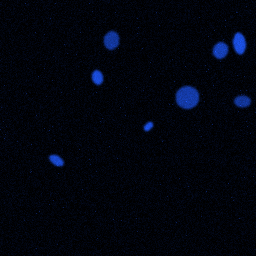
#> input picture nuclei_dataset/test/images/test_000.png, 256 x 256 px
$ python -i classical_features.py   (imports and definitions only)
#> lines starting #> are read from the running program, lines starting #| are printed output that depends on the picture; after the words box and inside, x2 and y2 are one past the last pixel; in counts of white or black regions, pixels touching at a corner belong together
"""
src/classical_features.py

Classical image processing, segmentation, and quantitative morphometric feature
extraction utilities for the biomedical image-analysis assignment.

This module provides:
- Otsu automated intensity thresholding
- Morphological cleaning (noise filtering, hole filling, opening/closing)
- Connected component labeling
- Per-object quantitative feature extraction with skimage.measure.regionprops_table
- Deterministic numeric summarization for numbers-first LLM reasoning.
"""

from __future__ import annotations

from pathlib import Path
from typing import Any, Dict, List, Optional, Tuple, Union

import numpy as np
import pandas as pd
from scipy import ndimage as ndi
from skimage.filters import threshold_otsu
from skimage.measure import label, regionprops_table
from skimage.morphology import (
    binary_closing,
    binary_opening,
    disk,
    remove_small_holes,
    remove_small_objects,
)


def apply_otsu_threshold(
    image: np.ndarray,
) -> Tuple[np.ndarray, float]:
    """
    Compute Otsu threshold on a normalized grayscale image [0, 1]
    and return the binary mask and threshold value.
    """
    image_float = np.asarray(image, dtype=np.float32)
    if image_float.max() > 1.0:
        image_float = image_float / 255.0

    # Guard against constant or near-constant image
    if image_float.max() - image_float.min() < 1e-6:
        thresh = 0.5
        binary = np.zeros_like(image_float, dtype=bool)
    else:
        thresh = float(threshold_otsu(image_float))
        binary = image_float > thresh

    return binary.astype(np.uint8), thresh


def morphological_cleanup(
    binary_mask: np.ndarray,
    min_size: int = 15,
    hole_area_threshold: int = 30,
    closing_radius: int = 1,
    opening_radius: int = 1,
) -> np.ndarray:
    """
    Clean up a binary mask using morphological operations:
    1. Binary closing to connect broken edges
    2. Hole filling
    3. Small object removal (speckle noise)
    4. Optional light opening to separate faint bridges
    """
    mask_bool = binary_mask.astype(bool)

    if closing_radius > 0:
        mask_bool = binary_closing(mask_bool, footprint=disk(closing_radius))

    if hole_area_threshold > 0:
        mask_bool = remove_small_holes(mask_bool, area_threshold=hole_area_threshold)

    if min_size > 0:
        mask_bool = remove_small_objects(mask_bool, min_size=min_size)

    if opening_radius > 0:
        mask_bool = binary_opening(mask_bool, footprint=disk(opening_radius))

    return mask_bool.astype(np.uint8)


def segment_classical(
    image: np.ndarray,
    min_size: int = 15,
    hole_area_threshold: int = 30,
) -> Tuple[np.ndarray, np.ndarray, float]:
    """
    End-to-end classical segmentation:
    Otsu threshold -> morphological cleanup -> connected component labeling.

    Returns:
        (cleaned_binary_mask, labeled_mask, threshold_value)
    """
    raw_mask, thresh = apply_otsu_threshold(image)
    cleaned_mask = morphological_cleanup(
        raw_mask, min_size=min_size, hole_area_threshold=hole_area_threshold
    )
    labeled_mask = label(cleaned_mask)
    return cleaned_mask, labeled_mask, thresh


# [173 lines left out: functions extract_features, classify_density, summarize_features, not called in this run]

>>> import cv2
>>> picture = cv2.imread('../nuclei_dataset/test/images/test_000.png', cv2.IMREAD_GRAYSCALE)
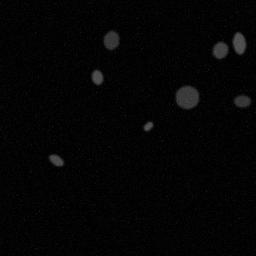
#> picture: shape (256, 256); min 0, max 90, mean 4.3
>>> result = segment_classical(picture)
#> in apply_otsu_threshold, `image_float = np.asarray(image, dtype=np.float32)`:
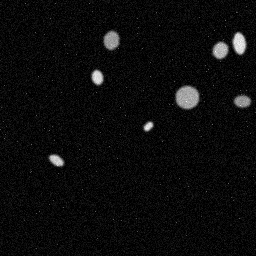
#> image_float: shape (256, 256) float32; min 0, max 90, mean 4.3; drawn with min black and max white
#> in apply_otsu_threshold, `thresh = float(threshold_otsu(image_float))`: thresh = 0.114
#> in apply_otsu_threshold, `binary = image_float > thresh`:
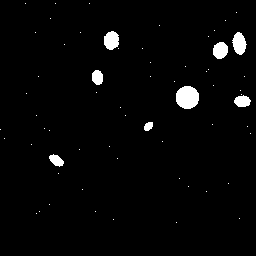
#> binary: shape (256, 256) bool; 2.5% white; 63 white regions (55 under 20 px), largest, box (x1, y1, x2, y2) and area: (176, 86, 199, 109) 427, (232, 32, 247, 55) 234, (104, 31, 119, 50) 225
#> in morphological_cleanup, `mask_bool = binary_closing(mask_bool, footprint=disk(closing_radius))`: mask_bool: shape (256, 256) bool; 2.5% white; 61 white regions (53 under 20 px), largest, box (x1, y1, x2, y2) and area: (176, 86, 199, 109) 427, (232, 32, 247, 55) 234, (104, 31, 119, 50) 228
#> in morphological_cleanup, `mask_bool = remove_small_objects(mask_bool, min_size=min_size)`: mask_bool: shape (256, 256) bool; 2.4% white; 8 white regions, largest, box (x1, y1, x2, y2) and area: (176, 86, 199, 109) 427, (232, 32, 247, 55) 234, (104, 31, 119, 50) 227
#> in morphological_cleanup, `mask_bool = binary_opening(mask_bool, footprint=disk(opening_radius))`: mask_bool: shape (256, 256) bool; 2.4% white; 8 white regions, largest, box (x1, y1, x2, y2) and area: (176, 86, 199, 109) 427, (232, 32, 247, 55) 233, (104, 31, 119, 50) 225
#> in segment_classical, `labeled_mask = label(cleaned_mask)`:
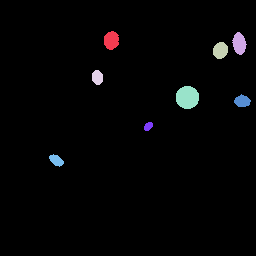
#> labeled_mask: shape (256, 256) int64; 9 distinct labels, from 0 to 8; one colour per label, 0 black

$ run again, on nuclei_dataset/test/images/test_001.png
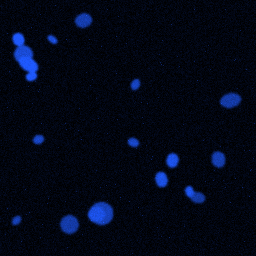
#> input picture nuclei_dataset/test/images/test_001.png, 256 x 256 px
#> in apply_otsu_threshold, `thresh = float(threshold_otsu(image_float))`: thresh = 0.133
#> in apply_otsu_threshold, `binary = image_float > thresh`:
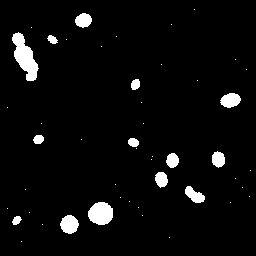
#> binary: shape (256, 256) bool; 4.4% white; 48 white regions (34 under 20 px), largest, box (x1, y1, x2, y2) and area: (12, 32, 39, 81) 671, (88, 202, 113, 225) 453, (60, 215, 79, 234) 266
#> in segment_classical, `labeled_mask = label(cleaned_mask)`:
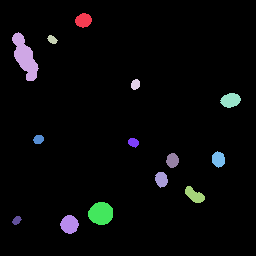
#> labeled_mask: shape (256, 256) int64; 15 distinct labels, from 0 to 14; one colour per label, 0 black

$ run again, on nuclei_dataset/test/images/test_002.png
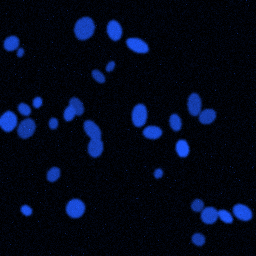
#> input picture nuclei_dataset/test/images/test_002.png, 256 x 256 px
#> in apply_otsu_threshold, `thresh = float(threshold_otsu(image_float))`: thresh = 0.129
#> in apply_otsu_threshold, `binary = image_float > thresh`:
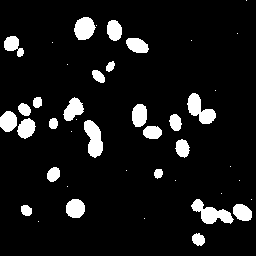
#> binary: shape (256, 256) bool; 8.8% white; 43 white regions (18 under 20 px), largest, box (x1, y1, x2, y2) and area: (191, 199, 234, 224) 513, (84, 120, 103, 158) 473, (187, 93, 216, 124) 461
#> in segment_classical, `labeled_mask = label(cleaned_mask)`:
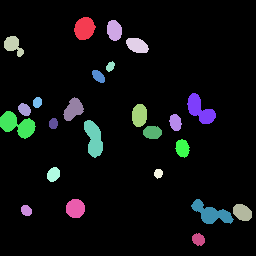
#> labeled_mask: shape (256, 256) int64; 25 distinct labels, from 0 to 24; one colour per label, 0 black

$ run again, on nuclei_dataset/test/images/test_003.png
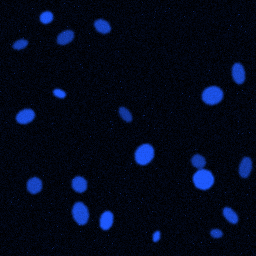
#> input picture nuclei_dataset/test/images/test_003.png, 256 x 256 px
#> in apply_otsu_threshold, `thresh = float(threshold_otsu(image_float))`: thresh = 0.141
#> in apply_otsu_threshold, `binary = image_float > thresh`:
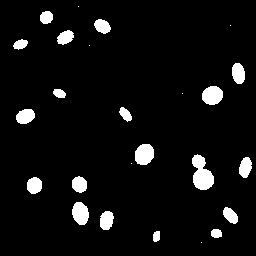
#> binary: shape (256, 256) bool; 5.9% white; 25 white regions (6 under 20 px), largest, box (x1, y1, x2, y2) and area: (192, 154, 214, 190) 513, (135, 144, 154, 165) 328, (202, 86, 223, 105) 317
#> in segment_classical, `labeled_mask = label(cleaned_mask)`:
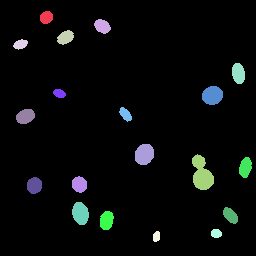
#> labeled_mask: shape (256, 256) int64; 20 distinct labels, from 0 to 19; one colour per label, 0 black
